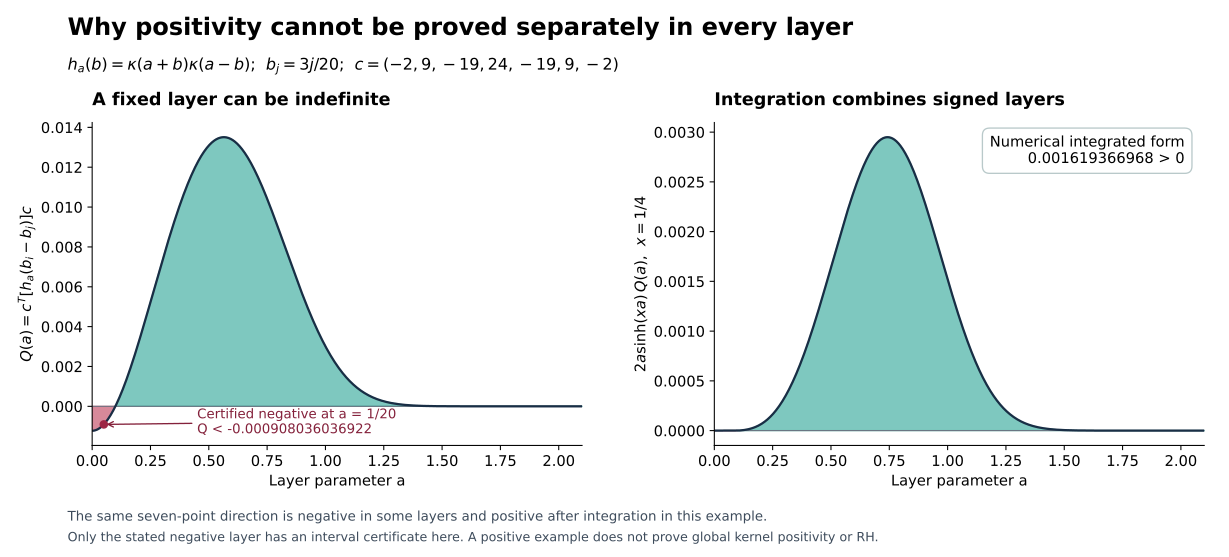

Reproduce this figure in Python.
"""Numerical picture of the certified fixed-layer obstruction.

The separate gram_attack_torus_theta_20261108.py certifies negativity.
This file illustrates the signed layer contributions and checks the exact
monopole-period identity numerically. It does not certify RH or global PD.
Dependencies: numpy, scipy, mpmath, matplotlib.
"""
from pathlib import Path
import json
import numpy as np
import mpmath as mp
from scipy.integrate import quad
import matplotlib
matplotlib.use('Agg')
import matplotlib.pyplot as plt

OUT = Path(__file__).resolve().parent
X_TILT = 0.25
SPACING = 0.15
COEFF = np.array([-2, 9, -19, 24, -19, 9, -2], dtype=float)
CORR = np.array([np.dot(COEFF[:7-j], COEFF[j:]) for j in range(7)])

def kappa(u):
    v = np.exp(np.abs(np.asarray(u, dtype=float)))
    result = np.zeros_like(v)
    for n in range(1, 9):
        t = np.pi*n*n*v
        result += np.exp(np.abs(u)/4-t)*(2*t*t-3*t)
    return result

def layer_form(a):
    a = np.asarray(a, dtype=float)
    result = CORR[0]*kappa(a)**2
    for j in range(1, 7):
        d = j*SPACING
        result += 2*CORR[j]*kappa(a+d)*kappa(a-d)
    return result

def weighted_form(a):
    return 2*a*np.sinh(X_TILT*a)*layer_form(a)

a = np.linspace(0, 2.1, 1201)
q = layer_form(a)
wq = weighted_form(a)
net, net_error = quad(weighted_form, 0, 4, points=[.05,.1,.2,.4,.6,1,2],
                      epsabs=2e-13, epsrel=2e-10, limit=150)
positive, _ = quad(lambda t: max(float(weighted_form(t)), 0), 0, 4,
                   epsabs=2e-13, limit=200)
negative, _ = quad(lambda t: min(float(weighted_form(t)), 0), 0, 4,
                   epsabs=2e-13, limit=200)

mp.mp.dps = 65
r = mp.mpf(2)
k0 = r**-2
km = (r-1/r)/(r+1/r)
b = mp.log(mp.ellipk(1-k0*k0)/(2*mp.ellipk(k0*k0)))
H_theta = mp.exp(b/4)*mp.jtheta(3, 0, mp.exp(-mp.pi*mp.exp(b)))
H_period = mp.sqrt(2/mp.pi)*(mp.ellipk(km*km)*mp.ellipk(1-km*km))**mp.mpf('.25')

plt.rcParams.update({'font.family':'DejaVu Sans','font.size':11,
                     'axes.spines.top':False,'axes.spines.right':False})
fig, axes = plt.subplots(1, 2, figsize=(12.8,5.8))
for ax, values, title in zip(axes, [q, wq],
    ['A fixed layer can be indefinite', 'Integration combines signed layers']):
    ax.axhline(0, color='#6b7280', linewidth=.8)
    ax.plot(a, values, color='#192e45', linewidth=1.7)
    ax.fill_between(a, values, 0, where=values<0, color='#c65770', alpha=.7)
    ax.fill_between(a, values, 0, where=values>=0, color='#149b8b', alpha=.55)
    ax.set_xlim(0, 2.1)
    ax.set_xlabel('Layer parameter a')
    ax.set_title(title, loc='left', fontweight='bold', pad=13)
axes[0].set_ylabel(r'$Q(a)=c^T[h_a(b_i-b_j)]c$')
axes[1].set_ylabel(r'$2a\sinh(xa)\,Q(a)$,  $x=1/4$')
axes[0].scatter([.05],[float(layer_form(.05))], color='#9d2745', s=30,zorder=5)
axes[0].annotate('Certified negative at a = 1/20\nQ < -0.000908036036922',
                 xy=(.05,float(layer_form(.05))), xytext=(.45,min(q)*1.1),
                 fontsize=10, color='#84213b',
                 arrowprops={'arrowstyle':'->','color':'#84213b'})
axes[1].text(.96,.96, f'Numerical integrated form\n{net:.10g} > 0',
             transform=axes[1].transAxes, ha='right',va='top',fontsize=11,
             bbox={'boxstyle':'round,pad=.5','facecolor':'white','edgecolor':'#b9c9ca'})
fig.suptitle('Why positivity cannot be proved separately in every layer',
             x=.055, y=.97, ha='left', fontsize=18, fontweight='bold')
fig.text(.055,.875,
    r'$h_a(b)=\kappa(a+b)\kappa(a-b)$;  $b_j=3j/20$;  $c=(-2,9,-19,24,-19,9,-2)$',
    fontsize=12)
fig.text(.055,.065,
    'The same seven-point direction is negative in some layers and positive after integration in this example.',
    fontsize=10, color='#3d4b5b')
fig.text(.055,.028,
    'Only the stated negative layer has an interval certificate here. A positive example does not prove global kernel positivity or RH.',
    fontsize=9.5,color='#3d4b5b')
fig.subplots_adjust(top=.78,bottom=.20,left=.075,right=.98,wspace=.27)
fig.savefig(OUT/'gram_layer_cancellation.png',dpi=190)
fig.savefig(OUT/'gram_layer_cancellation.svg')

result = {
 'status':'Numerical illustration; fixed-layer negative certificate is in the separate interval script.',
 'x':X_TILT,'spacing':SPACING,'coefficients':COEFF.astype(int).tolist(),
 'stencil_autocorrelations':CORR.astype(int).tolist(),
 'Q_at_zero':float(layer_form(0)), 'Q_at_one_twentieth':float(layer_form(.05)),
 'integrated_form_quadrature':net,'quad_error_estimate':net_error,
 'positive_layer_integral':positive,'negative_layer_integral':negative,
 'integration_endpoint':4,
 'monopole_period_check':{'r':'2','k':str(km),'b':str(b),'H_theta':str(H_theta),
   'H_period':str(H_period),'identity_residual':str(abs(H_theta-H_period))},
 'limitations':'The finite positive quadrature is not a global positivity or RH certificate.'}
(OUT/'gram_layer_cancellation.json').write_text(json.dumps(result,indent=2))
print(json.dumps(result,indent=2))
